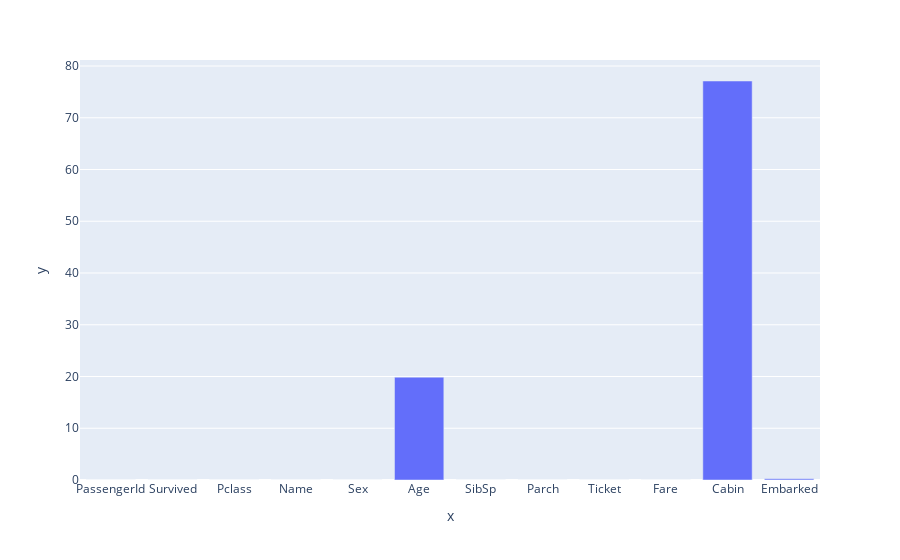

The notebook cell saved with this chart:
### Code cell
#Plotting Missing value graph per column
fig = px.bar(x=df.columns , y = (df.isnull().sum()/df.shape[0])*100)
fig.show()

### Figure 1 — Plotly figure (JSON) as saved in the notebook; plotly's stock layout.template omitted (floating-point values rounded to 4 significant figures)
{"data": [{"alignmentgroup": "True", "hovertemplate": "x=%{x}<br>y=%{y}<extra></extra>", "legendgroup": "", "marker": {"color": "#636efa", "pattern": {"shape": ""}}, "name": "", "offsetgroup": "", "orientation": "v", "showlegend": false, "textposition": "auto", "type": "bar", "x": ["PassengerId", "Survived", "Pclass", "Name", "Sex", "Age", "SibSp", "Parch", "Ticket", "Fare", "Cabin", "Embarked"], "xaxis": "x", "y": [0, 0, 0, 0, 0, 19.87, 0, 0, 0, 0, 77.1, 0.2245], "yaxis": "y"}], "layout": {"barmode": "relative", "legend": {"tracegroupgap": 0}, "margin": {"t": 60}, "xaxis": {"anchor": "y", "domain": [0, 1], "title": {"text": "x"}}, "yaxis": {"anchor": "x", "domain": [0, 1], "title": {"text": "y"}}}}
